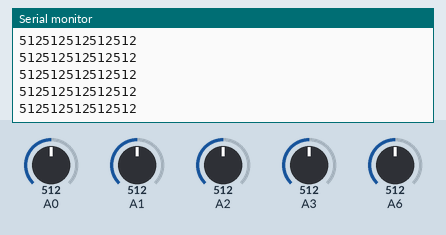
Bench run of a sketch on a simulated Arduino Nano, built with avr-gcc and run on an emulated ATmega328P. On the bench: the last lines printed to the serial monitor. The inputs (shaded band) are chosen by the test bench; at power-on: A0 = 512, A1 = 512, A2 = 512, A3 = 512, A6 = 512.

Above: at 1.3 s.
1.4 s: A0 set to 716
At 1.42 s:
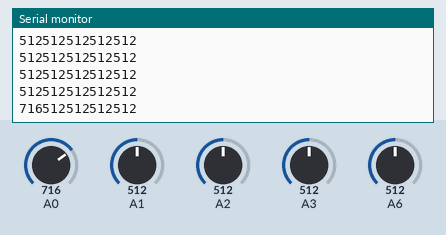
2.9 s: A1 set to 716
At 2.94 s:
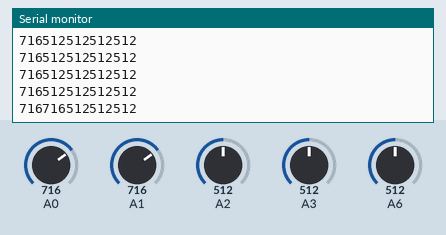
4.4 s: A2 set to 716
At 4.46 s:
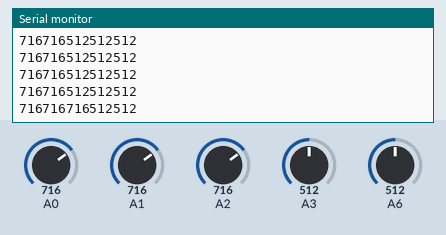
5.9 s: A3 set to 716
At 5.98 s:
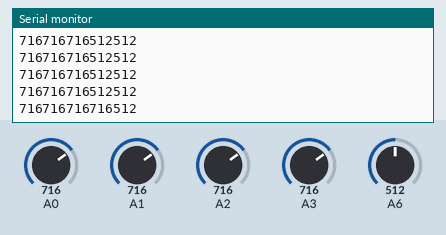
7.4 s: A6 set to 716
At 7.4 s:
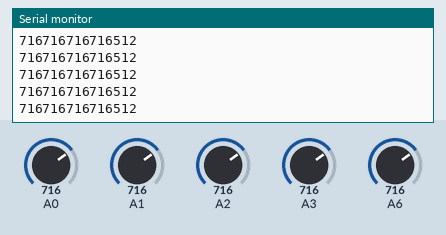
8.9 s: A0 set to 992
At 8.92 s:
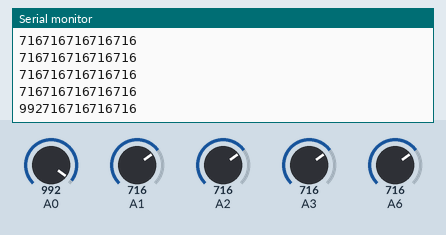

The sketch:

gloves_test.ino
```cpp
#include <Adafruit_MPU6050.h>
#include <Adafruit_Sensor.h>
#include <Wire.h>


//Adafruit_MPU6050 mpu;

void setup() {
  pinMode(A0, INPUT);
  pinMode(A1, INPUT);
  pinMode(A2, INPUT);
  pinMode(A3, INPUT);
  pinMode(A6, INPUT);
  Serial.begin(9600);


  Serial.println("Testing all five fives\nA0    A1    A2    A3    A6  ");
  delay(100);
}

void loop() {

int A6_ = analogRead(A6);
int A3_ = analogRead(A3);
int A2_ = analogRead(A2);
int A1_ = analogRead(A1);
int A0_ = analogRead(A0);

Serial.print(A0_);
Serial.print(A1_);
Serial.print(A2_);
Serial.print(A3_);
Serial.println(A6_); // Ends the line

delay(100);


}
```

Measured:
- after the input at 1.4 s, the serial monitor: prints a new line at once (image 1)
- after the input at 2.9 s, the serial monitor: prints a new line at once (image 2)
- after the input at 4.4 s, the serial monitor: prints a new line after 0.06 s (image 3)
- after the input at 5.9 s, the serial monitor: prints a new line after 0.08 s (image 4)
- after the input at 8.9 s, the serial monitor: prints a new line at once (image 6)
